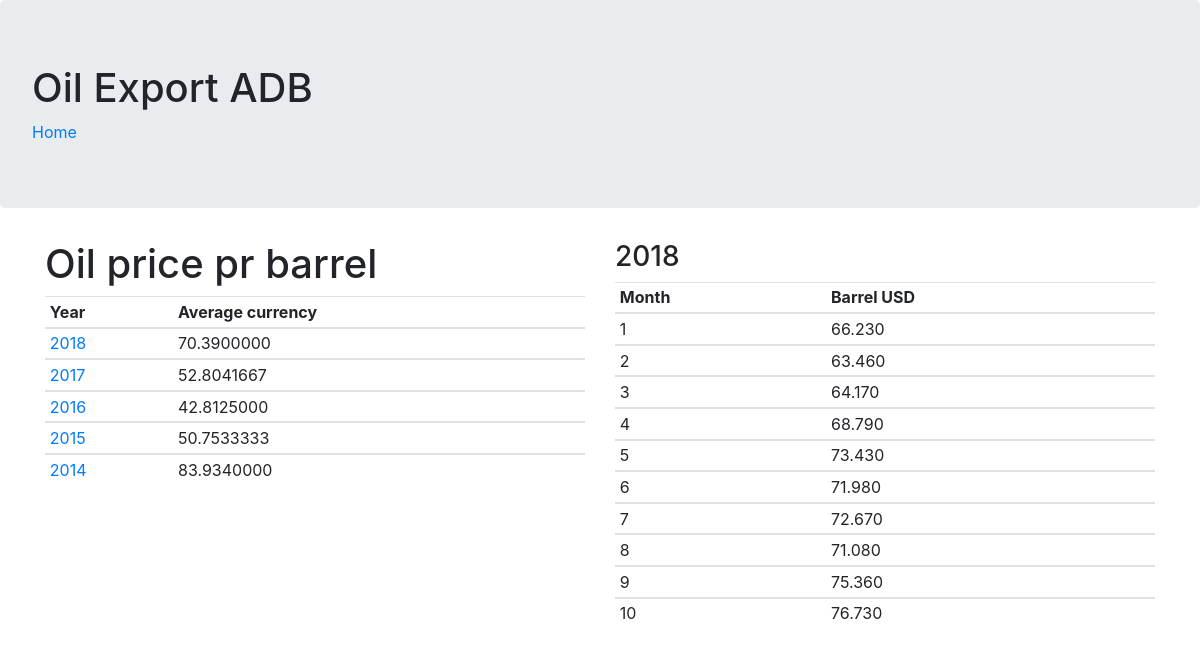
The page /adb/web_mysql/stat5.php?year=2018 on the database its author committed.
### tables this page shows
create table oilprice_dim(
  month int not null check (month > 0 and month < 13),
  year int not null check (year > 1970 and year < 2100),
  barrelprice numeric(8,3) not null check (barrelprice > 1 and barrelprice < 500),
  primary key(year, month)
);

### adb/web_mysql/stat5.php (the view, shortened to what this page needs)
<html>
	<head>
		<link href="https://stackpath.bootstrapcdn.com/bootstrap/4.1.3/css/bootstrap.min.css" rel="stylesheet">
	</head>
	<body>
	    <div class='jumbotron'>
			<h1>Oil Export ADB</h1>
			<a href="stat1.php">Home</a>
		</div>
		<?php
		    function openConnection()
		    {
				$servername = "localhost";
				$username = "eivind";
				$password = "passord1";
				$dbname = "proj_adb";
				$conn = new mysqli($servername, $username, $password, $dbname);
				return $conn;
		    }
			function getYearUrlparam()
			{
				 $yyyy = $_GET['year'];
				 return $yyyy;
			}
			function createYearlySql()
			{
				return "select year, AVG(barrelprice) as avgusd from oilprice_dim group by year order by year desc";
			}
			function createSql($year)
			{
				return "select c.month, c.year, c.barrelprice " .
				"from oilprice_dim c " .
				"where c.year={$year} " .
				"order by c.month";
			}
			function displayData($avgQry, $getQry, $year)
			{
				echo "<div class='container'>";
				echo "<div class='row'>";
				echo "<div class='col-md-6'>";
				echo "<h1>Oil price pr barrel</h1>";
				echo "<table class='table table-sm table-hover'>";
				echo "<thead><tr><th>Year</th><th>Average currency</th></tr></thead>";
				while($row = $avgQry->fetch_assoc())
				{
					echo "<tbody><tr>";
					echo "<td><a href='stat5.php?year={$row["year"]}'>" . $row["year"] . "</a></td>";
					echo "<td>" . $row["avgusd"] . "</td>";
					echo "</tr></tbody>";
				}
				echo "</table>";
				echo "</div>";
				echo "<div class='col-md-6'>";
				echo "<h3>{$year}</h3>";
				echo "<table class='table table-sm table-hover'>";
				echo "<thead><tr><th>Month</th><th>Barrel USD</th></tr></thead>";
				while($row = $getQry->fetch_assoc())
				{
					echo "<tbody><tr>";
					echo "<td>" . $row["month"] . "</td>";
					echo "<td>" . $row["barrelprice"] . "</td>";
					echo "</tr></tbody>";
				}
				 echo "</table>";
				 echo "</div>";
				 echo "</div>";
				 echo "</div>";
			}
			$conn = openConnection();
			$year = getYearUrlparam();
			$avgQry = $conn->query(createYearlySql());
			$sql = createSql($year);
			$getQry = $conn->query($sql);
			displayData($avgQry, $getQry, $year);
		?>
	</body>
</html>

### rows shown on the page
oilprice_dim: month "1", barrelprice "66.230"
oilprice_dim: month "2", barrelprice "63.460"
oilprice_dim: month "3", barrelprice "64.170"
oilprice_dim: month "4", barrelprice "68.790"
oilprice_dim: month "5", barrelprice "73.430"
oilprice_dim: month "6", barrelprice "71.980"
oilprice_dim: month "7", barrelprice "72.670"
oilprice_dim: month "8", barrelprice "71.080"
oilprice_dim: month "9", barrelprice "75.360"
oilprice_dim: month "10", barrelprice "76.730"

### other values the page prints
$row["year"] "2018"
$row["avgusd"] "70.3900000"
$row["year"] "2017"
$row["avgusd"] "52.8041667"
$row["year"] "2016"
$row["avgusd"] "42.8125000"
$row["year"] "2015"
$row["avgusd"] "50.7533333"
$row["year"] "2014"
$row["avgusd"] "83.9340000"
$year "2018"
